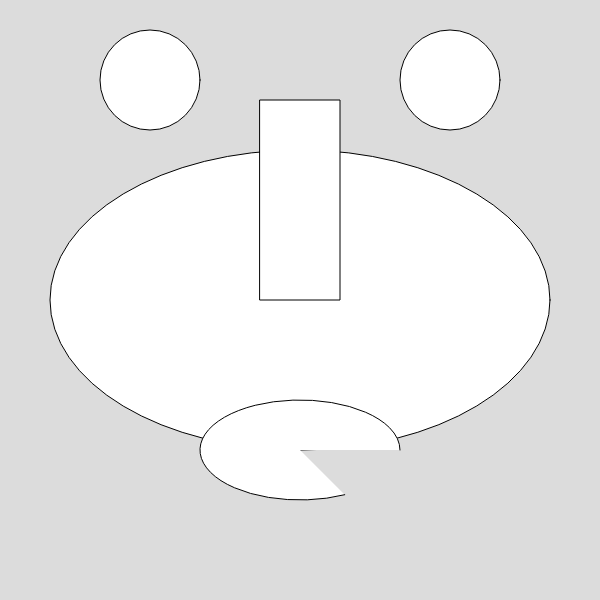
Frame 1 (no input)
Frame 60 (no input): identical to frame 1, image omitted
Frame 120 (the mouse pressed at the canvas centre since frame 60): identical to frame 1, image omitted

The p5.js sketch that drew this single still picture (run headless with seeded random() and noise() and a simulated clock; from frame 60 on, the mouse is pressed at the canvas centre):

// p5.js sketch
// ── sketch.js
function setup() {
  createCanvas(600, 600);
}

function draw() {
  background(220);
  ellipse(300, 300, 500, 300)
  circle(150, 80, 100)
  circle(450, 80, 100)
  rectMode(CENTER)
  rect(300, 200, 80, 200)

  // PI, HALF_PI, QUARTER_PI
  arc(300, 450, 200, 100, QUARTER_PI, TWO_PI);
}
